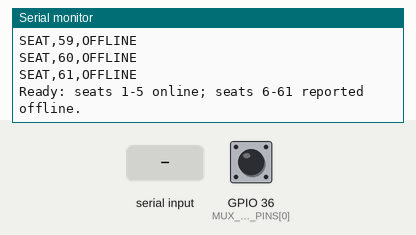
This sketch was run on a simulated ESP32. On the bench: the last lines printed to the serial monitor. Inputs (shaded band) come from the test bench; at power-on: GPIO 36 (MUX_SIG_PINS[0]) HIGH. The audio player accepts every command and is not drawn.

Above: at 2.7 s.
2.8 s: GPIO 36 (MUX_SIG_PINS[0]) pulled LOW for 0.15 s
At 4.1 s:
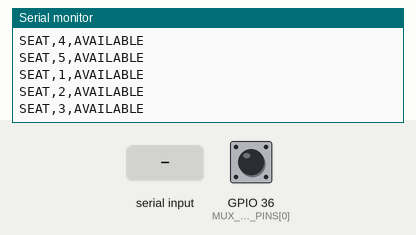
4.4 s: "VOICE,\n" received over the second serial link
At 4.8 s:
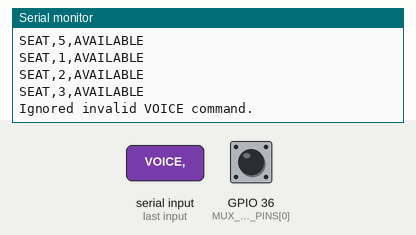
Timing chart, 0 to 7.4 s (numbered marks = the images above; inputs shaded):
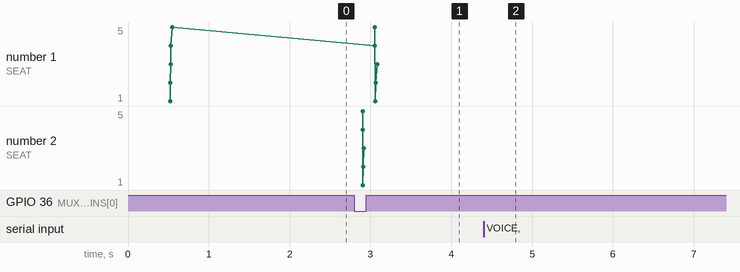

The sketch:

mega_seat_sensor.ino
```cpp
#include <Arduino.h>
#include <DFRobotDFPlayerMini.h>
#include <stdlib.h>
#include <string.h>

/*
  TELE-PORT seat occupancy scanner and voice alert player

  Board: Arduino Mega 2560
  Sensors: 61 two-wire FLEXKYS mats via four CD74HC4067 modules
  Voice player: DFPlayer-compatible MP3-TF-16P on Mega Serial2 (TX2=16, RX2=17)

  The Mega sends SEAT,<id>,BOOKED|AVAILABLE lines to the ESP32 on Serial1.
  The ESP32 can also send VOICE,<file-number> to play /mp3/0001.mp3 etc.
*/

constexpr uint8_t NUM_SEATS = 61;

// WIRING.md documents only seats 1-5 connected to MUX1 CH0-CH4.
// Keep the count matched to the actual installed mats so unwired mux
// channels cannot produce false occupancy readings.
constexpr uint8_t ONLINE_SENSOR_COUNT = 5;

constexpr uint8_t NUM_MUXES = 4;

constexpr uint8_t MUX_SELECT_PINS[4] = {
  26, 27, 28, 29
};

constexpr uint8_t MUX_SIG_PINS[NUM_MUXES] = {
  A0, A1, A2, A3
};

// Give the mux output time to settle after changing address, then use
// a majority vote to reject brief transitions and contact noise.
constexpr unsigned long DEBOUNCE_MS = 100;
constexpr unsigned int MUX_SETTLE_US = 300;
constexpr unsigned int SAMPLE_GAP_US = 100;
constexpr uint8_t CHANNEL_SAMPLE_COUNT = 7;

// Send periodic sensor readings so the backend can distinguish
// live readings from stale last-known data.
constexpr unsigned long SENSOR_HEARTBEAT_MS = 20000;

DFRobotDFPlayerMini voicePlayer;

bool voicePlayerReady = false;

bool stableOccupied[NUM_SEATS];
bool candidateOccupied[NUM_SEATS];

unsigned long candidateSince[NUM_SEATS];
unsigned long lastSensorHeartbeat = 0;


// ------------------------------------------------------------
// Read one seat sensor
// ------------------------------------------------------------
bool readSeatOccupied(uint8_t seatIndex) {
  const uint8_t muxIndex = seatIndex / 16;
  const uint8_t channel = seatIndex % 16;

  // Set the multiplexer channel.
  for (uint8_t bit = 0; bit < 4; ++bit) {
    digitalWrite(
      MUX_SELECT_PINS[bit],
      (channel & (1U << bit)) ? HIGH : LOW
    );
  }

  // Allow the multiplexer output to settle.
  delayMicroseconds(MUX_SETTLE_US);

  // Discard the first reading after switching channels.
  // The mux SIG pin is configured as INPUT_PULLUP in setup().
  (void)digitalRead(MUX_SIG_PINS[muxIndex]);

  // Take multiple samples to reduce contact/sensor noise.
  uint8_t lowSamples = 0;

  for (uint8_t sample = 0;
       sample < CHANNEL_SAMPLE_COUNT;
       ++sample) {

    delayMicroseconds(SAMPLE_GAP_US);

    if (digitalRead(MUX_SIG_PINS[muxIndex]) == LOW) {
      ++lowSamples;
    }
  }

  // Majority vote.
  return lowSamples > CHANNEL_SAMPLE_COUNT / 2;
}


// ------------------------------------------------------------
// Report offline seat
// ------------------------------------------------------------
void reportOfflineSeat(uint8_t index) {
  const uint8_t seatId = index + 1;

  Serial1.print(F("SEAT,"));
  Serial1.print(seatId);
  Serial1.println(F(",OFFLINE"));

  Serial.print(F("SEAT,"));
  Serial.print(seatId);
  Serial.println(F(",OFFLINE"));
}


// ------------------------------------------------------------
// Report seat status
// ------------------------------------------------------------
void reportSeat(uint8_t index, bool occupied) {
  const uint8_t seatId = index + 1;

  Serial1.print(F("SEAT,"));
  Serial1.print(seatId);
  Serial1.print(',');

  Serial1.println(
    occupied
      ? F("BOOKED")
      : F("AVAILABLE")
  );

  Serial.print(F("SEAT,"));
  Serial.print(seatId);
  Serial.print(',');

  Serial.println(
    occupied
      ? F("BOOKED")
      : F("AVAILABLE")
  );
}


// ------------------------------------------------------------
// Handle ESP voice command
// ------------------------------------------------------------
void handleEspCommand(char* line) {
  if (strncmp(line, "VOICE,", 6) != 0) {
    return;
  }

  char* end = nullptr;

  const long fileNumber = strtol(
    line + 6,
    &end,
    10
  );

  if (
    end == line + 6 ||
    *end != '\0' ||
    fileNumber < 1 ||
    fileNumber > 255
  ) {
    Serial.println(F("Ignored invalid VOICE command."));
    return;
  }

  if (!voicePlayerReady) {
    Serial.println(
      F("Voice alert skipped: DFPlayer is not ready.")
    );
    return;
  }

  voicePlayer.playMp3Folder(
    static_cast<uint16_t>(fileNumber)
  );

  Serial.print(F("Playing voice clip "));
  Serial.println(fileNumber);
}


// ------------------------------------------------------------
// Poll ESP commands from Serial1
// ------------------------------------------------------------
void pollEspCommands() {
  static char line[32];
  static uint8_t length = 0;
  static bool overflow = false;

  while (Serial1.available() > 0) {

    const char c = static_cast<char>(
      Serial1.read()
    );

    // Ignore carriage return.
    if (c == '\r') {
      continue;
    }

    // Process complete line.
    if (c == '\n') {

      if (!overflow && length > 0) {
        line[length] = '\0';
        handleEspCommand(line);
      }

      length = 0;
      overflow = false;
    }

    // Add character to buffer.
    else if (!overflow) {

      if (length < sizeof(line) - 1) {
        line[length++] = c;
      }
      else {
        overflow = true;
      }
    }
  }
}


// ------------------------------------------------------------
// Setup
// ------------------------------------------------------------
void setup() {

  Serial.begin(115200);

  // Mega <-> LILYGO A7670E / ESP bridge
  Serial1.begin(9600);

  // Mega <-> DFPlayer Mini
  Serial2.begin(9600);


  // Configure multiplexer select pins.
  for (uint8_t bit = 0; bit < 4; ++bit) {

    pinMode(
      MUX_SELECT_PINS[bit],
      OUTPUT
    );

    digitalWrite(
      MUX_SELECT_PINS[bit],
      LOW
    );
  }


  // Configure multiplexer signal pins.
  for (uint8_t mux = 0; mux < NUM_MUXES; ++mux) {

    pinMode(
      MUX_SIG_PINS[mux],
      INPUT_PULLUP
    );
  }


  // Keep all muxes enabled.
  // Their EN pins are wired to GND.
  delay(10);


  // Initialize DFPlayer.
  voicePlayerReady = voicePlayer.begin(
    Serial2,
    true,
    true
  );

  if (voicePlayerReady) {

    voicePlayer.setTimeOut(500);

    // Volume range: 0-30
    voicePlayer.volume(20);

    Serial.println(
      F("DFPlayer ready.")
    );
  }
  else {

    Serial.println(
      F("DFPlayer not found; seat monitoring will continue.")
    );
  }


  // Initialize seat states.
  const unsigned long now = millis();

  for (uint8_t i = 0; i < NUM_SEATS; ++i) {

    candidateSince[i] = now;

    // Only currently connected sensors are read.
    if (i < ONLINE_SENSOR_COUNT) {

      stableOccupied[i] = readSeatOccupied(i);

      candidateOccupied[i] =
        stableOccupied[i];


      // Debug information.
      Serial.print(F("MUX "));
      Serial.print((i / 16) + 1);

      Serial.print(F(" CH"));
      Serial.print(i % 16);

      Serial.print(F(" -> seat "));
      Serial.print(i + 1);

      Serial.print(F(": "));

      Serial.println(
        stableOccupied[i]
          ? F("occupied")
          : F("available")
      );


      // Send initial state.
      reportSeat(
        i,
        stableOccupied[i]
      );
    }

    // Seats without physical sensors are marked offline.
    else {

      stableOccupied[i] = false;
      candidateOccupied[i] = false;

      reportOfflineSeat(i);
    }
  }


  Serial.println(
    F("Ready: seats 1-5 online; seats 6-61 reported offline.")
  );
}


// ------------------------------------------------------------
// Main loop
// ------------------------------------------------------------
void loop() {

  // Check commands from ESP.
  pollEspCommands();


  const unsigned long now = millis();


  // Read currently connected sensors.
  for (
    uint8_t i = 0;
    i < ONLINE_SENSOR_COUNT;
    ++i
  ) {

    const bool readingOccupied =
      readSeatOccupied(i);


    // A new candidate state was detected.
    if (
      readingOccupied !=
      candidateOccupied[i]
    ) {

      candidateOccupied[i] =
        readingOccupied;

      candidateSince[i] = now;
    }


    // Candidate state has remained stable long enough.
    else if (
      readingOccupied != stableOccupied[i] &&
      now - candidateSince[i] >= DEBOUNCE_MS
    ) {

      stableOccupied[i] =
        readingOccupied;

      reportSeat(
        i,
        stableOccupied[i]
      );
    }
  }


  // ----------------------------------------------------------
  // Sensor heartbeat
  //
  // Refresh backend timestamps even when occupancy has not
  // changed. This lets the website distinguish live readings
  // from stale last-known data.
  // ----------------------------------------------------------
  if (
    now - lastSensorHeartbeat >=
    SENSOR_HEARTBEAT_MS
  ) {

    lastSensorHeartbeat = now;

    for (
      uint8_t i = 0;
      i < ONLINE_SENSOR_COUNT;
      ++i
    ) {

      reportSeat(
        i,
        stableOccupied[i]
      );
    }
  }
}
```

Measured:
- after the input at 2.8 s, the serial monitor: prints a new line after 0.11 s (image 1)
- after the input at 4.4 s, the serial monitor: prints a new line at once (image 2)
